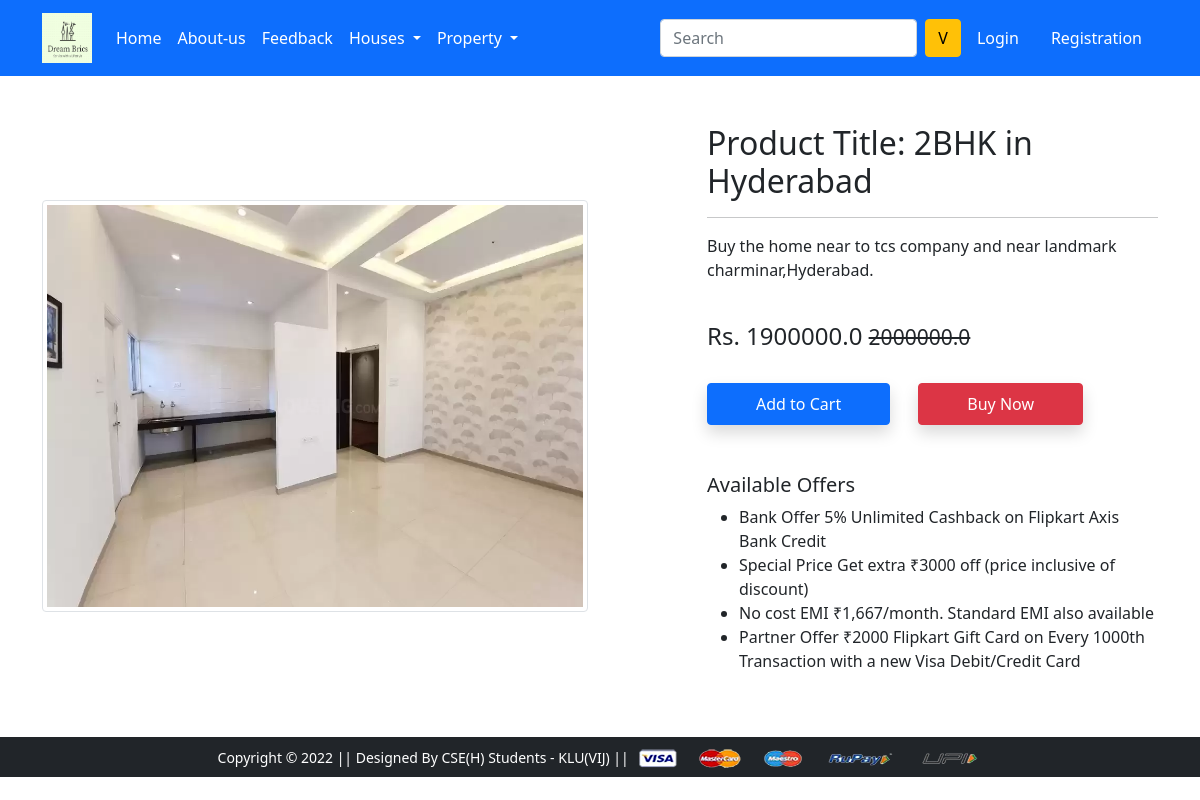
Screenshot of /product-detail/1 with the database file from the repository.
### app/models.py (models this page shows, shortened)
class Product(models.Model):
    id=models.IntegerField(primary_key=True)
    title=models.CharField(max_length=100)
    selling_price=models.FloatField()
    discounted_price=models.FloatField()
    description=models.TextField()
    brand=models.CharField(max_length=100)
    category=models.CharField(choices=CAT_CHOICES,max_length=2)
    product_image=models.ImageField(upload_to='productimg')

### app/views.py (the view)
# urls.py: path('product-detail/<int:pk>', views.ProductDetailView.as_view(), name='product-detail'),
class ProductDetailView(View):
 def get(self,request,pk):
  product=Product.objects.get(pk=pk)
  return render(request,'app/productdetail.html',{'product':product})

### app/templates/app/productdetail.html (shortened to what this page needs)
{% extends 'app/base.html' %}
{% load static %}
{% block main-content %}
<div class="container my-5">
 <div class="row">
  <div class="col-sm-6 text-center align-self-center">
   <img src="{{product.product_image.url}}" alt="" class="img-fluid img-thumbnail" height="1000">
  </div>
  <div class="col-sm-5 offset-sm-1">
   <h2>Product Title: {{product.title}}</h2>
   <hr>
   <p>{{product.description}} </p> <br>
   <h4>Rs. {{product.discounted_price}} <small class="fw-light text-decoration-line-through">{{product.selling_price}}</small></h4> <br>
   <a href="{% url 'add-to-cart' %}" class="btn btn-primary shadow px-5 py-2">Add to Cart</a>
   <a href="{% url 'buy-now' %}" class="btn btn-danger shadow px-5 py-2 ms-4">Buy Now</a>
   <h5 class="mt-5">Available Offers</h5>
   <ul>
    <li>Bank Offer 5% Unlimited Cashback on Flipkart Axis Bank Credit</li>
    <li>Special Price Get extra ₹3000 off (price inclusive of discount)</li>
    <li>No cost EMI ₹1,667/month. Standard EMI also available</li>
    <li>Partner Offer ₹2000 Flipkart Gift Card on Every 1000th Transaction with a new Visa Debit/Credit Card</li>
   </ul>
  </div>
 </div>
</div>
{% endblock main-content %}

### rows the page displays
Product: product_image (picture), title "2BHK in Hyderabad", description "Buy the home near to tcs company and near landmark charminar,Hyderabad.", discounted_price "1900000.0", selling_price "2000000.0"
